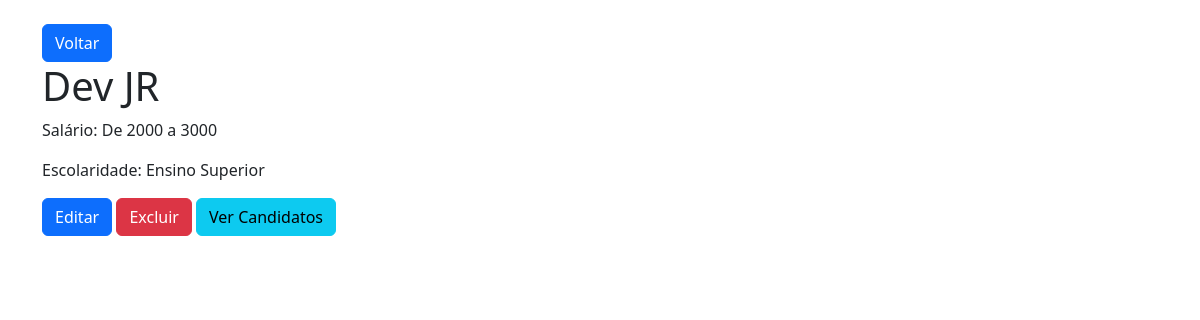
/empresas/vagas/3/ (signed in), run on the app's committed database.
### empresas/models.py (models this page shows)
class Vagas(models.Model):
    empresa = models.CharField(max_length=100)
    titulo = models.CharField(max_length=150)
    salario = models.CharField(max_length=50)
    escolaridade = models.CharField(max_length=50)

### empresas/views.py (the view)
# urls.py: path("vagas/<int:vaga_id>/", views.detalhes_vaga, name="detalhes_vaga"),
@login_required(login_url="/empresas/login")
@has_role_decorator("empresa")
def detalhes_vaga(request, vaga_id):
    vaga = get_object_or_404(Vagas, pk=vaga_id)
    return render(request, "empresas/detalhes_vaga.html", {"vaga": vaga})

### empresas/templates/empresas/detalhes_vaga.html (shortened to what this page needs)
<!DOCTYPE html>
<html lang="en">
<head>
    <link href="https://cdn.jsdelivr.net/npm/bootstrap@5.3.0/dist/css/bootstrap.min.css" rel="stylesheet">
</head>
<body>
    <div class="container mt-4">
        <a href="{% url 'vagas' %}" class="btn btn-primary">Voltar</a>
        <h1>{{ vaga.titulo }}</h1>
        <p>Salário: {{ vaga.salario }}</p>
        <p>Escolaridade: {{ vaga.escolaridade }}</p>
        <a href="{% url 'editar_vaga' vaga.id %}" class="btn btn-primary">Editar</a>
        <a href="{% url 'deletar_vaga' vaga.id %}" class="btn btn-danger">Excluir</a>
        <a href="{% url 'candidatos_vaga' vaga.id %}" class="btn btn-info">Ver Candidatos</a>
    </div>
</body>
</html>

### data on the page
Vagas: titulo "Dev JR", salario "De 2000 a 3000", escolaridade "Ensino Superior"
